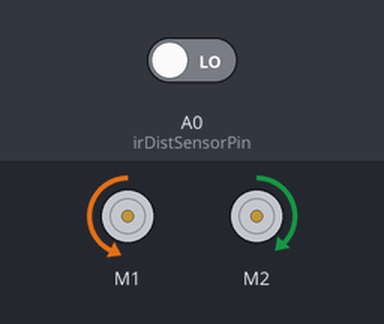
Simulated run of this sketch. Board: Arduino Uno, built with avr-gcc and run on an emulated ATmega328P. Parts: 2 × DC motor (green arrow = forward, orange = backward, longer = faster). Inputs (shaded band) come from the test bench; at power-on: A0 (irDistSensorPin) LOW.

Above: at 1.2 s.
1.3 s: A0 (irDistSensorPin) driven HIGH
At 2.5 s:
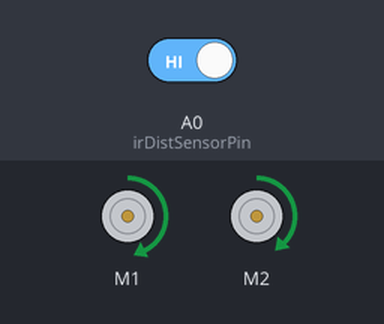
At 4.5 s:
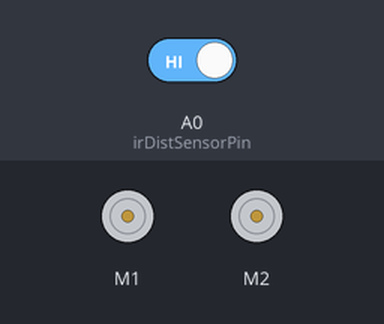
Timing chart, 0 to 6.0 s (numbered marks = the images above; inputs shaded):
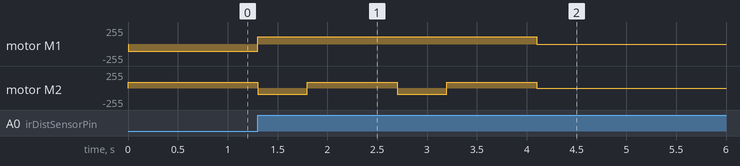

Measured:
- after the input at 1.3 s, motor M1: backward 110/255 → forward 110/255 at once, → stopped 2.8 s later; motor M2: forward 90/255 → backward 90/255 at once, → forward 90/255 0.50 s later, → backward 90/255 0.90 s later, → forward 90/255 0.50 s later, … (5 changes in this stretch)

The sketch:

ir-table-bot.ino
```cpp
#include <AFMotor.h>

AF_DCMotor motor1(1); // Rear motor currently
AF_DCMotor motor2(2);//, MOTOR12_64KHZ); Front motor
int counter = 2;
int irDistSensorPin = A0;
int onTable = HIGH; // HIGH means it sees the edge of the table

void setup() {
  //motor1.setSpeed(195);
  //motor2.setSpeed (255);
  motor1.setSpeed(110);
  motor2.setSpeed (90);
  pinMode(irDistSensorPin, INPUT);
}

void loop() {
  onTable = digitalRead(irDistSensorPin);
  if((counter > 0) && (onTable == HIGH)){
    driveBackward();
    delay(500);
    turnRight180();
    driveForward();
    counter--;
  }else if((counter > 0) && (onTable == LOW)){
    driveForward();
  }else{
    stopMotors();
  }
}

void driveForward(){
    motor1.run(BACKWARD);
    motor2.run(FORWARD);
}

void driveBackward(){
    motor1.run(FORWARD);
    motor2.run(BACKWARD);
}

void turnRight90(){
  motor1.run(FORWARD);
  motor2.run(FORWARD);
  delay(369);
}

void turnRight180(){
  motor1.run(FORWARD);
  motor2.run(FORWARD);
  delay(900);
}

void stopMotors(){
  motor1.run(RELEASE);
  motor2.run(RELEASE);
}
```
